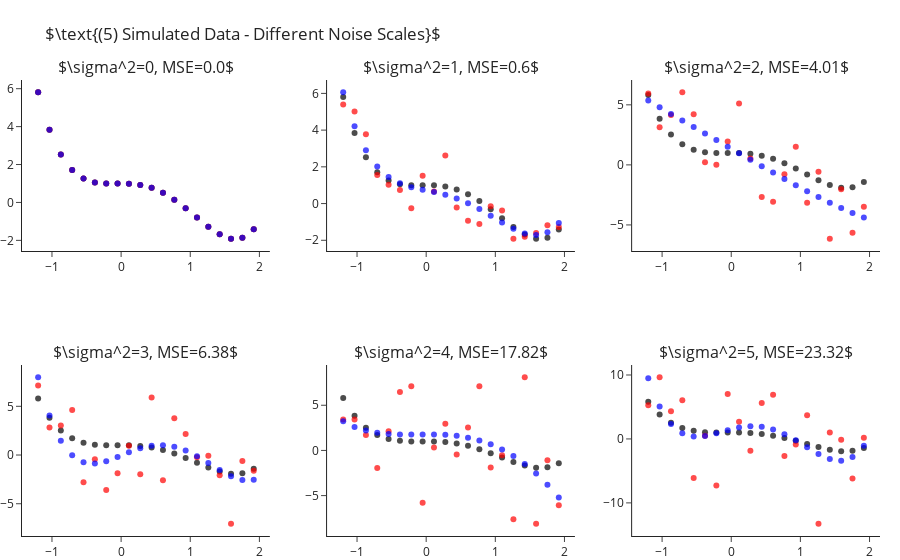

The notebook cell saved with this chart:
### Markdown cell above
How is it that we are able to fit "better" models for $k$s larger than the true one? As we increase $k$ we enable the model
more "degrees of freedom" to try and adapt itself to the observed data. The higher $k$ the more the learner will "go after
the noise" and miss the real signal of the data. In other words, what we have just observed is what is known as **overfitting**.

Later in the course we will learn methods for detection and avoidance of overfitting.


## Fitting Polynomial Over Different Sample Noise Levels

Next, let us set $k=4$ (the true values) and study the outputted models when training over different noise levels. Though
we will only be changing the scale of the noise (i.e. the variance, $\sigma^2$), changing other properties such as its
distribution is interesting too. As we would expect, as we increase the scale of the noise our error increases. We can
observe this also in a visual manner, where the fitted polynomial (in blue) less and less resembles the actual model (in black).

### Code cell
scales = range(6)
fig = make_subplots(2, 3, subplot_titles=list(map(str, scales)))
for i, s in enumerate(scales):
    r,c = i//3+1, i%3+1
    
    y = y_ + np.random.normal(scale=s, size=len(y_))
    y_hat = make_pipeline(PolynomialFeatures(4), LinearRegression(fit_intercept=False)).fit(X, y).predict(X)

    fig.add_traces([go.Scatter(x=x, y=y_, mode="markers", name="Real Points",  marker=dict(color="black", opacity=.7), showlegend=False),
                    go.Scatter(x=x, y=y, mode="markers", name="Observed Points",  marker=dict(color="red", opacity=.7), showlegend=False),
                    go.Scatter(x=x, y=y_hat, mode="markers", name="Predicted Points",  marker=dict(color="blue", opacity=.7), showlegend=False)], rows=r, cols=c)
    fig["layout"]["annotations"][i]["text"] = rf"$\sigma^2={{0}}, MSE={{1}}$".format(s, round(np.mean((y-y_hat)**2), 2))

fig.update_layout(title=r"$\text{(5) Simulated Data - Different Noise Scales}$", margin=dict(t=80)).show()

### Figure 1 — Plotly figure (JSON) as saved in the notebook; plotly's stock layout.template omitted (floating-point values rounded to 4 significant figures)
{"data": [{"marker": {"color": "black", "opacity": 0.7}, "mode": "markers", "name": "Real Points", "showlegend": false, "x": [-1.2, -1.036, -0.8718, -0.7077, -0.5436, -0.3795, -0.2154, -0.05128, 0.1128, 0.2769, 0.441, 0.6051, 0.7692, 0.9333, 1.097, 1.262, 1.426, 1.59, 1.754, 1.918], "y": [5.81, 3.838, 2.523, 1.709, 1.261, 1.058, 0.9989, 0.999, 0.9909, 0.9251, 0.769, 0.5078, 0.1439, -0.3028, -0.7951, -1.278, -1.68, -1.912, -1.866, -1.418], "type": "scatter", "xaxis": "x", "yaxis": "y"}, {"marker": {"color": "red", "opacity": 0.7}, "mode": "markers", "name": "Observed Points", "showlegend": false, "x": [-1.2, -1.036, -0.8718, -0.7077, -0.5436, -0.3795, -0.2154, -0.05128, 0.1128, 0.2769, 0.441, 0.6051, 0.7692, 0.9333, 1.097, 1.262, 1.426, 1.59, 1.754, 1.918], "y": [5.81, 3.838, 2.523, 1.709, 1.261, 1.058, 0.9989, 0.999, 0.9909, 0.9251, 0.769, 0.5078, 0.1439, -0.3028, -0.7951, -1.278, -1.68, -1.912, -1.866, -1.418], "type": "scatter", "xaxis": "x", "yaxis": "y"}, {"marker": {"color": "blue", "opacity": 0.7}, "mode": "markers", "name": "Predicted Points", "showlegend": false, "x": [-1.2, -1.036, -0.8718, -0.7077, -0.5436, -0.3795, -0.2154, -0.05128, 0.1128, 0.2769, 0.441, 0.6051, 0.7692, 0.9333, 1.097, 1.262, 1.426, 1.59, 1.754, 1.918], "y": [5.81, 3.838, 2.523, 1.709, 1.261, 1.058, 0.9989, 0.999, 0.9909, 0.9251, 0.769, 0.5078, 0.1439, -0.3028, -0.7951, -1.278, -1.68, -1.912, -1.866, -1.418], "type": "scatter", "xaxis": "x", "yaxis": "y"}, {"marker": {"color": "black", "opacity": 0.7}, "mode": "markers", "name": "Real Points", "showlegend": false, "x": [-1.2, -1.036, -0.8718, -0.7077, -0.5436, -0.3795, -0.2154, -0.05128, 0.1128, 0.2769, 0.441, 0.6051, 0.7692, 0.9333, 1.097, 1.262, 1.426, 1.59, 1.754, 1.918], "y": [5.81, 3.838, 2.523, 1.709, 1.261, 1.058, 0.9989, 0.999, 0.9909, 0.9251, 0.769, 0.5078, 0.1439, -0.3028, -0.7951, -1.278, -1.68, -1.912, -1.866, -1.418], "type": "scatter", "xaxis": "x2", "yaxis": "y2"}, {"marker": {"color": "red", "opacity": 0.7}, "mode": "markers", "name": "Observed Points", "showlegend": false, "x": [-1.2, -1.036, -0.8718, -0.7077, -0.5436, -0.3795, -0.2154, -0.05128, 0.1128, 0.2769, 0.441, 0.6051, 0.7692, 0.9333, 1.097, 1.262, 1.426, 1.59, 1.754, 1.918], "y": [5.39, 5.01, 3.778, 1.556, 1.021, 0.7329, -0.2598, 1.509, 0.6638, 2.624, -0.2148, -0.9353, -1.115, -0.1411, -0.3778, -1.914, -1.806, -1.599, -1.185, -1.276], "type": "scatter", "xaxis": "x2", "yaxis": "y2"}, {"marker": {"color": "blue", "opacity": 0.7}, "mode": "markers", "name": "Predicted Points", "showlegend": false, "x": [-1.2, -1.036, -0.8718, -0.7077, -0.5436, -0.3795, -0.2154, -0.05128, 0.1128, 0.2769, 0.441, 0.6051, 0.7692, 0.9333, 1.097, 1.262, 1.426, 1.59, 1.754, 1.918], "y": [6.06, 4.207, 2.902, 2.021, 1.454, 1.105, 0.8942, 0.7526, 0.6269, 0.4774, 0.2784, 0.01838, -0.3005, -0.662, -1.036, -1.378, -1.629, -1.719, -1.56, -1.052], "type": "scatter", "xaxis": "x2", "yaxis": "y2"}, {"marker": {"color": "black", "opacity": 0.7}, "mode": "markers", "name": "Real Points", "showlegend": false, "x": [-1.2, -1.036, -0.8718, -0.7077, -0.5436, -0.3795, -0.2154, -0.05128, 0.1128, 0.2769, 0.441, 0.6051, 0.7692, 0.9333, 1.097, 1.262, 1.426, 1.59, 1.754, 1.918], "y": [5.81, 3.838, 2.523, 1.709, 1.261, 1.058, 0.9989, 0.999, 0.9909, 0.9251, 0.769, 0.5078, 0.1439, -0.3028, -0.7951, -1.278, -1.68, -1.912, -1.866, -1.418], "type": "scatter", "xaxis": "x3", "yaxis": "y3"}, {"marker": {"color": "red", "opacity": 0.7}, "mode": "markers", "name": "Observed Points", "showlegend": false, "x": [-1.2, -1.036, -0.8718, -0.7077, -0.5436, -0.3795, -0.2154, -0.05128, 0.1128, 0.2769, 0.441, 0.6051, 0.7692, 0.9333, 1.097, 1.262, 1.426, 1.59, 1.754, 1.918], "y": [5.953, 3.13, 4.156, 6.044, 4.21, 0.2102, 0.008391, 1.95, 5.105, 0.5291, -2.684, -3.061, -0.7869, 1.516, -3.144, -0.5701, -6.147, -2.037, -5.65, -3.484], "type": "scatter", "xaxis": "x3", "yaxis": "y3"}, {"marker": {"color": "blue", "opacity": 0.7}, "mode": "markers", "name": "Predicted Points", "showlegend": false, "x": [-1.2, -1.036, -0.8718, -0.7077, -0.5436, -0.3795, -0.2154, -0.05128, 0.1128, 0.2769, 0.441, 0.6051, 0.7692, 0.9333, 1.097, 1.262, 1.426, 1.59, 1.754, 1.918], "y": [5.358, 4.798, 4.245, 3.697, 3.151, 2.607, 2.063, 1.519, 0.9761, 0.434, -0.1056, -0.6408, -1.169, -1.688, -2.195, -2.684, -3.151, -3.592, -4.002, -4.373], "type": "scatter", "xaxis": "x3", "yaxis": "y3"}, {"marker": {"color": "black", "opacity": 0.7}, "mode": "markers", "name": "Real Points", "showlegend": false, "x": [-1.2, -1.036, -0.8718, -0.7077, -0.5436, -0.3795, -0.2154, -0.05128, 0.1128, 0.2769, 0.441, 0.6051, 0.7692, 0.9333, 1.097, 1.262, 1.426, 1.59, 1.754, 1.918], "y": [5.81, 3.838, 2.523, 1.709, 1.261, 1.058, 0.9989, 0.999, 0.9909, 0.9251, 0.769, 0.5078, 0.1439, -0.3028, -0.7951, -1.278, -1.68, -1.912, -1.866, -1.418], "type": "scatter", "xaxis": "x4", "yaxis": "y4"}, {"marker": {"color": "red", "opacity": 0.7}, "mode": "markers", "name": "Observed Points", "showlegend": false, "x": [-1.2, -1.036, -0.8718, -0.7077, -0.5436, -0.3795, -0.2154, -0.05128, 0.1128, 0.2769, 0.441, 0.6051, 0.7692, 0.9333, 1.097, 1.262, 1.426, 1.59, 1.754, 1.918], "y": [7.128, 2.834, 3.024, 4.611, -2.783, -0.4358, -3.595, -1.861, 0.9529, -1.964, 5.905, -2.582, 3.765, 2.163, -0.2184, -0.07878, -2.077, -7.048, -0.6106, -1.621], "type": "scatter", "xaxis": "x4", "yaxis": "y4"}, {"marker": {"color": "blue", "opacity": 0.7}, "mode": "markers", "name": "Predicted Points", "showlegend": false, "x": [-1.2, -1.036, -0.8718, -0.7077, -0.5436, -0.3795, -0.2154, -0.05128, 0.1128, 0.2769, 0.441, 0.6051, 0.7692, 0.9333, 1.097, 1.262, 1.426, 1.59, 1.754, 1.918], "y": [7.978, 4.046, 1.474, -0.03229, -0.7347, -0.8668, -0.6318, -0.2033, 0.2749, 0.6887, 0.9538, 1.016, 0.8495, 0.4604, -0.1169, -0.8179, -1.548, -2.184, -2.571, -2.527], "type": "scatter", "xaxis": "x4", "yaxis": "y4"}, {"marker": {"color": "black", "opacity": 0.7}, "mode": "markers", "name": "Real Points", "showlegend": false, "x": [-1.2, -1.036, -0.8718, -0.7077, -0.5436, -0.3795, -0.2154, -0.05128, 0.1128, 0.2769, 0.441, 0.6051, 0.7692, 0.9333, 1.097, 1.262, 1.426, 1.59, 1.754, 1.918], "y": [5.81, 3.838, 2.523, 1.709, 1.261, 1.058, 0.9989, 0.999, 0.9909, 0.9251, 0.769, 0.5078, 0.1439, -0.3028, -0.7951, -1.278, -1.68, -1.912, -1.866, -1.418], "type": "scatter", "xaxis": "x5", "yaxis": "y5"}, {"marker": {"color": "red", "opacity": 0.7}, "mode": "markers", "name": "Observed Points", "showlegend": false, "x": [-1.2, -1.036, -0.8718, -0.7077, -0.5436, -0.3795, -0.2154, -0.05128, 0.1128, 0.2769, 0.441, 0.6051, 0.7692, 0.9333, 1.097, 1.262, 1.426, 1.59, 1.754, 1.918], "y": [3.415, 3.435, 1.698, -1.945, 2.124, 6.467, 7.102, -5.8, 0.3244, 2.961, -0.44, 2.545, 7.108, -1.9, -0.5231, -7.624, 8.095, -8.111, -1.092, -6.061], "type": "scatter", "xaxis": "x5", "yaxis": "y5"}, {"marker": {"color": "blue", "opacity": 0.7}, "mode": "markers", "name": "Predicted Points", "showlegend": false, "x": [-1.2, -1.036, -0.8718, -0.7077, -0.5436, -0.3795, -0.2154, -0.05128, 0.1128, 0.2769, 0.441, 0.6051, 0.7692, 0.9333, 1.097, 1.262, 1.426, 1.59, 1.754, 1.918], "y": [3.217, 2.607, 2.198, 1.946, 1.813, 1.763, 1.759, 1.771, 1.768, 1.723, 1.612, 1.413, 1.106, 0.6736, 0.1013, -0.6231, -1.509, -2.565, -3.794, -5.2], "type": "scatter", "xaxis": "x5", "yaxis": "y5"}, {"marker": {"color": "black", "opacity": 0.7}, "mode": "markers", "name": "Real Points", "showlegend": false, "x": [-1.2, -1.036, -0.8718, -0.7077, -0.5436, -0.3795, -0.2154, -0.05128, 0.1128, 0.2769, 0.441, 0.6051, 0.7692, 0.9333, 1.097, 1.262, 1.426, 1.59, 1.754, 1.918], "y": [5.81, 3.838, 2.523, 1.709, 1.261, 1.058, 0.9989, 0.999, 0.9909, 0.9251, 0.769, 0.5078, 0.1439, -0.3028, -0.7951, -1.278, -1.68, -1.912, -1.866, -1.418], "type": "scatter", "xaxis": "x6", "yaxis": "y6"}, {"marker": {"color": "red", "opacity": 0.7}, "mode": "markers", "name": "Observed Points", "showlegend": false, "x": [-1.2, -1.036, -0.8718, -0.7077, -0.5436, -0.3795, -0.2154, -0.05128, 0.1128, 0.2769, 0.441, 0.6051, 0.7692, 0.9333, 1.097, 1.262, 1.426, 1.59, 1.754, 1.918], "y": [5.255, 9.638, 4.322, 6.039, -6.129, 0.4786, -7.293, 7.033, 2.686, -1.863, 5.603, 6.911, -2.655, -0.8649, 3.711, -13.26, 1.006, -0.1405, -6.179, 0.1912], "type": "scatter", "xaxis": "x6", "yaxis": "y6"}, {"marker": {"color": "blue", "opacity": 0.7}, "mode": "markers", "name": "Predicted Points", "showlegend": false, "x": [-1.2, -1.036, -0.8718, -0.7077, -0.5436, -0.3795, -0.2154, -0.05128, 0.1128, 0.2769, 0.441, 0.6051, 0.7692, 0.9333, 1.097, 1.262, 1.426, 1.59, 1.754, 1.918], "y": [9.505, 5.053, 2.323, 0.8898, 0.3794, 0.466, 0.8729, 1.373, 1.787, 1.988, 1.894, 1.475, 0.7489, -0.2158, -1.303, -2.347, -3.132, -3.394, -2.82, -1.048], "type": "scatter", "xaxis": "x6", "yaxis": "y6"}], "layout": {"xaxis": {"anchor": "y", "domain": [0.0, 0.2889]}, "yaxis": {"anchor": "x", "domain": [0.625, 1.0]}, "xaxis2": {"anchor": "y2", "domain": [0.3556, 0.6444]}, "yaxis2": {"anchor": "x2", "domain": [0.625, 1.0]}, "xaxis3": {"anchor": "y3", "domain": [0.7111, 1.0]}, "yaxis3": {"anchor": "x3", "domain": [0.625, 1.0]}, "xaxis4": {"anchor": "y4", "domain": [0.0, 0.2889]}, "yaxis4": {"anchor": "x4", "domain": [0.0, 0.375]}, "xaxis5": {"anchor": "y5", "domain": [0.3556, 0.6444]}, "yaxis5": {"anchor": "x5", "domain": [0.0, 0.375]}, "xaxis6": {"anchor": "y6", "domain": [0.7111, 1.0]}, "yaxis6": {"anchor": "x6", "domain": [0.0, 0.375]}, "annotations": [{"font": {"size": 16}, "showarrow": false, "text": "$\\sigma^2=0, MSE=0.0$", "x": 0.1444, "xanchor": "center", "xref": "paper", "y": 1.0, "yanchor": "bottom", "yref": "paper"}, {"font": {"size": 16}, "showarrow": false, "text": "$\\sigma^2=1, MSE=0.6$", "x": 0.5, "xanchor": "center", "xref": "paper", "y": 1.0, "yanchor": "bottom", "yref": "paper"}, {"font": {"size": 16}, "showarrow": false, "text": "$\\sigma^2=2, MSE=4.01$", "x": 0.8556, "xanchor": "center", "xref": "paper", "y": 1.0, "yanchor": "bottom", "yref": "paper"}, {"font": {"size": 16}, "showarrow": false, "text": "$\\sigma^2=3, MSE=6.38$", "x": 0.1444, "xanchor": "center", "xref": "paper", "y": 0.375, "yanchor": "bottom", "yref": "paper"}, {"font": {"size": 16}, "showarrow": false, "text": "$\\sigma^2=4, MSE=17.82$", "x": 0.5, "xanchor": "center", "xref": "paper", "y": 0.375, "yanchor": "bottom", "yref": "paper"}, {"font": {"size": 16}, "showarrow": false, "text": "$\\sigma^2=5, MSE=23.32$", "x": 0.8556, "xanchor": "center", "xref": "paper", "y": 0.375, "yanchor": "bottom", "yref": "paper"}], "margin": {"t": 80}, "title": {"text": "$\\text{(5) Simulated Data - Different Noise Scales}$"}}}
